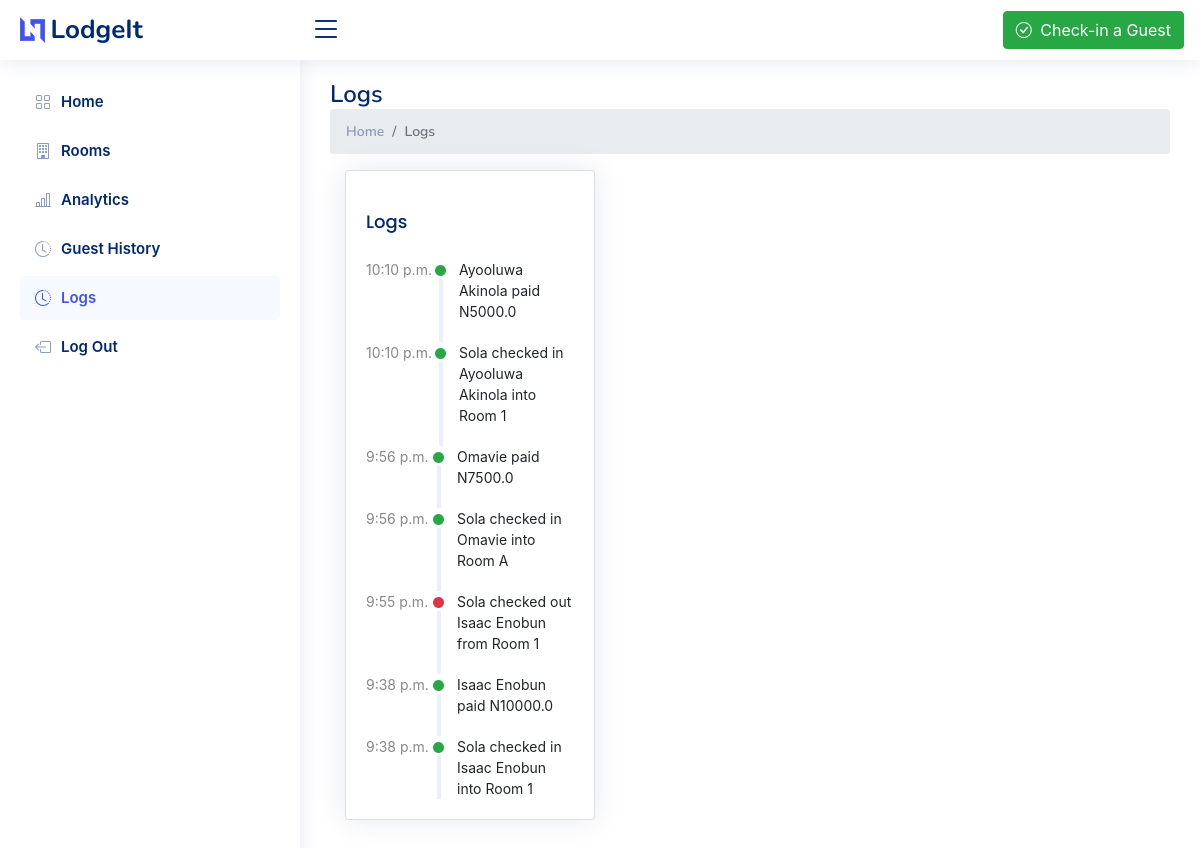
Before: /logs/ (signed in) with the older database file.
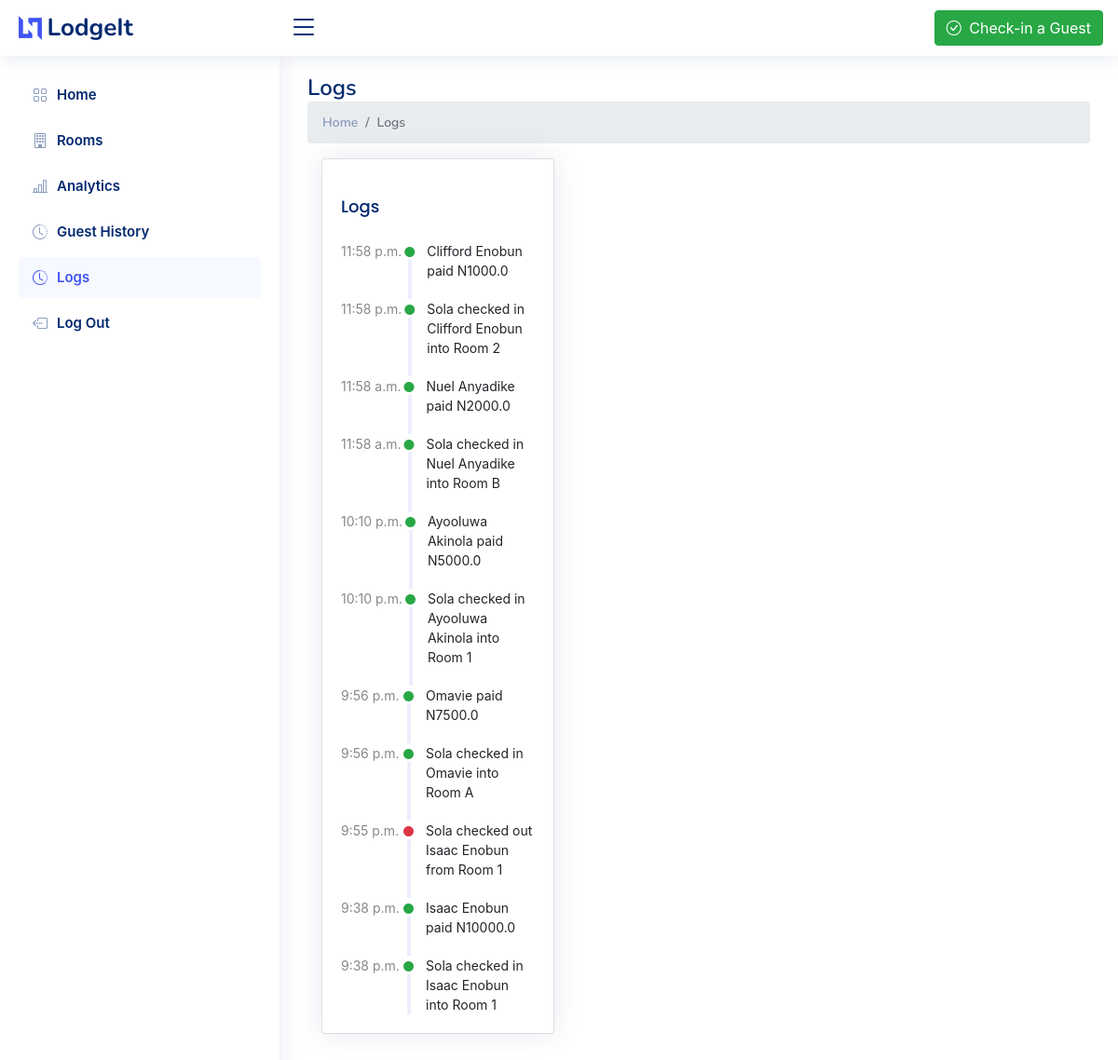
After: the same page with the newer database file.
### LodgeApp/models.py (models this page shows, shortened)
class Log(models.Model):
    staff = models.ForeignKey(Staff, on_delete=models.CASCADE)
    action = models.CharField(max_length=300, blank=True)
    check_status = models.BooleanField(default=False)
    timestamp = models.DateTimeField()
    company = models.ForeignKey(Company, on_delete=models.CASCADE, null=True)

### LodgeApp/views.py (the view)
# urls.py: path('logs/', views.logs, name='logs'),
def logs(request):
    if not request.user.is_authenticated:
        return redirect('sign-in')
    if request.user.is_authenticated and request.user.company is None:
        return redirect('onboarding')
    available_rooms = Room.objects.filter(room_status=False,
                                          company=request.user.company)
    logs = Log.objects.filter(company=request.user.company).order_by('-id')
    context={
        'available_rooms':available_rooms,
        'logs':logs,
    }
    return render(request, 'logs.html', context)

### LodgeApp/templatetags/custom_filters.py (called while the page is built)
@register.filter(name='add_one_hour')
def add_one_hour(value):
    return value + timedelta(hours=1)

### LodgeApp/templates/logs.html (shortened to what this page needs)
{% extends 'base.html' %}
{% load static %}
{% load custom_filters %}
{% block content %}
<body>
    {% include 'partials/_header.html' %}
    {% include 'sidebar.html' %}
    <main id="main" class="main">
      <div class="pagetitle">
        <h1>Logs</h1>
        <nav>
          <ol class="breadcrumb">
            <li class="breadcrumb-item"><a href="{% url 'dashboard' %}">Home</a></li>
            <li class="breadcrumb-item active">Logs</li>
          </ol>
        </nav>
      </div>
      <section class="section dashboard">
          <div class="col-lg-4">
            <div class="card">
              <div class="card-body">
                <h5 class="card-title">Logs</h5>
                {% for log in logs %}
                <div class="activity">
                  <div class="activity-item d-flex">
                    <div class="activite-label">{{log.timestamp | add_one_hour | date:'P'}}</div>
                    {% if log.check_status %}
                        <i
                        class="bi bi-circle-fill activity-badge text-success align-self-start"
                      ></i>
                      <div class="activity-content">
                        {{log.action}}
                      </div>
                      {% else %}
                        <i
                        class="bi bi-circle-fill activity-badge text-danger align-self-start"
                      ></i>
                      <div class="activity-content">
                        {{log.action}}
                      </div>
                    {% endif %}
                  </div>
                {% endfor %}
                </div>
              </div>
            </div>
          </div>
        </div>
      </section>
    </main>
  </body>
  {% endblock content %}

Changed rows visible on the page:
added Log: timestamp|add_one_hour "11:58 p.m.", action "Clifford Enobun paid N1000.0"
added Log: timestamp|add_one_hour "11:58 p.m.", action "Sola checked in Clifford Enobun into Room 2"
added Log: timestamp|add_one_hour "11:58 a.m.", action "Nuel Anyadike paid N2000.0"
added Log: timestamp|add_one_hour "11:58 a.m.", action "Sola checked in Nuel Anyadike into Room B"
